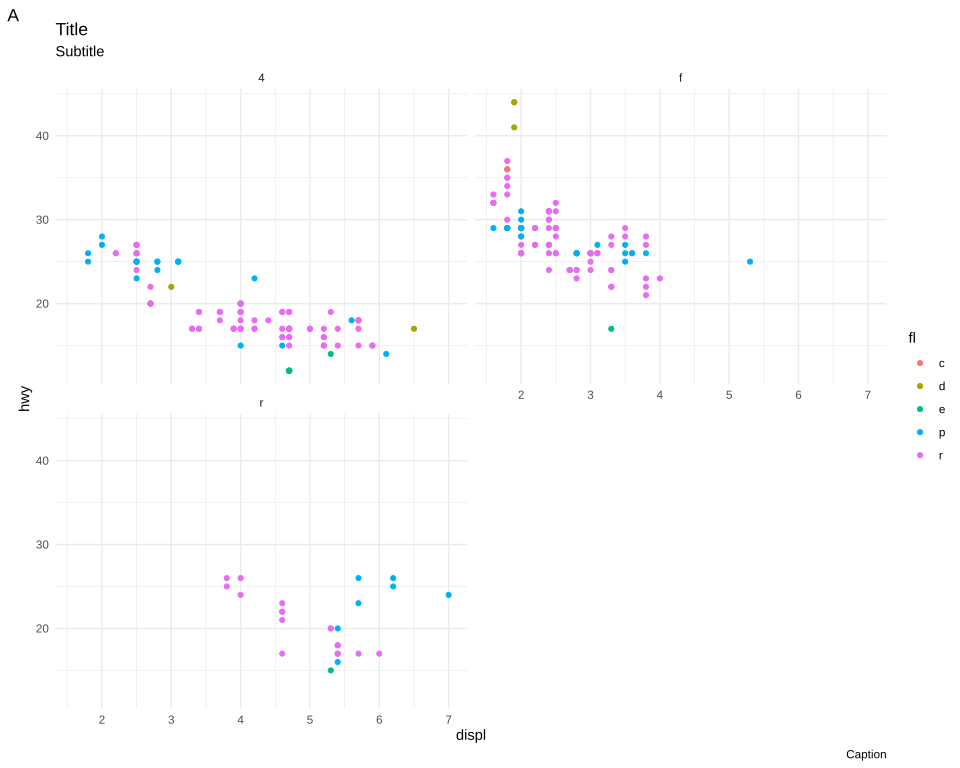

This figure's R source:
# The plot test/golden/theme_minimal.svg draws, drawn by ggplot2 itself, as ggplot2's own visual
# tests draw their snapshots: the independent check on that golden whenever it changes. The suite
# never runs this; it needs R, ggplot2 and vdiffr, saved as the Docker image
# giggly-r:ggplot2-4.0.3. From the repository's root:
#
#   docker run --rm -v "$PWD/test/golden":/golden:ro giggly-r:ggplot2-4.0.3 \
#     Rscript /golden/theme_minimal.R > theme_minimal.ggplot2.svg
#
# and compare the two drawings element by element, as test/golden/point.R describes.
#
# mpg's highway mileage against engine size, coloured by fuel, a panel for each drive, in
# theme_minimal(): no panel background, border or ticks, the tick labels 4.95 points from the panels
# in their stead, no strip, legend or key background, and the plot's background white with no
# border.
#
# First checked with ggplot2 4.0.3 and vdiffr 1.0.9: every element and clip path matches, in
# ggplot2's order.

library(ggplot2)

plot <- ggplot(mpg, aes(displ, hwy, colour = fl)) +
  geom_point() +
  facet_wrap(~drv, ncol = 2) +
  labs(title = "Title", subtitle = "Subtitle", caption = "Caption", tag = "A") +
  theme_minimal()

file <- tempfile(fileext = ".svg")
vdiffr::write_svg(plot, file)
cat(readLines(file), sep = "\n")
